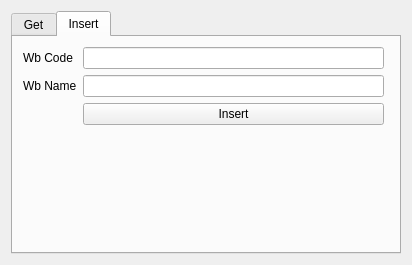
<?xml version="1.0" encoding="UTF-8"?>
<ui version="4.0">
 <class>WbCodeManager</class>
 <widget class="QDialog" name="WbCodeManager">
  <property name="geometry">
   <rect>
    <x>0</x>
    <y>0</y>
    <width>412</width>
    <height>265</height>
   </rect>
  </property>
  <property name="windowTitle">
   <string>Dialog</string>
  </property>
  <layout class="QGridLayout" name="gridLayout">
   <item row="0" column="0">
    <widget class="QTabWidget" name="tabWidget">
     <property name="currentIndex">
      <number>1</number>
     </property>
     <widget class="QWidget" name="get_form">
      <attribute name="title">
       <string>Get</string>
      </attribute>
      <layout class="QGridLayout" name="gridLayout_2">
       <item row="0" column="0">
        <layout class="QFormLayout" name="formLayout">
         <item row="0" column="0">
          <widget class="QLabel" name="wbCodeLabel">
           <property name="text">
            <string>Wb Code</string>
           </property>
          </widget>
         </item>
         <item row="0" column="1">
          <widget class="QLineEdit" name="wbCodeLineEdit"/>
         </item>
         <item row="2" column="0">
          <widget class="QLabel" name="wbNameLabel">
           <property name="text">
            <string>WbName</string>
           </property>
          </widget>
         </item>
         <item row="2" column="1">
          <widget class="QLineEdit" name="wbNameLineEdit"/>
         </item>
         <item row="1" column="1">
          <widget class="QPushButton" name="get_button">
           <property name="text">
            <string>Get</string>
           </property>
          </widget>
         </item>
         <item row="3" column="1">
          <widget class="QPushButton" name="update_button">
           <property name="text">
            <string>Update</string>
           </property>
          </widget>
         </item>
        </layout>
       </item>
      </layout>
     </widget>
     <widget class="QWidget" name="insert_form">
      <attribute name="title">
       <string>Insert</string>
      </attribute>
      <widget class="QWidget" name="formLayoutWidget_2">
       <property name="geometry">
        <rect>
         <x>10</x>
         <y>10</y>
         <width>361</width>
         <height>191</height>
        </rect>
       </property>
       <layout class="QFormLayout" name="formLayout_2">
        <item row="0" column="0">
         <widget class="QLabel" name="wbCodeLabel_2">
          <property name="text">
           <string>Wb Code</string>
          </property>
         </widget>
        </item>
        <item row="0" column="1">
         <widget class="QLineEdit" name="wbCodeLineEdit_2"/>
        </item>
        <item row="1" column="0">
         <widget class="QLabel" name="wbNameLabel_2">
          <property name="text">
           <string>Wb Name</string>
          </property>
         </widget>
        </item>
        <item row="1" column="1">
         <widget class="QLineEdit" name="wbNameLineEdit_2"/>
        </item>
        <item row="2" column="1">
         <widget class="QPushButton" name="insert_button">
          <property name="text">
           <string>Insert</string>
          </property>
         </widget>
        </item>
       </layout>
      </widget>
     </widget>
    </widget>
   </item>
  </layout>
 </widget>
 <resources/>
 <connections/>
</ui>
